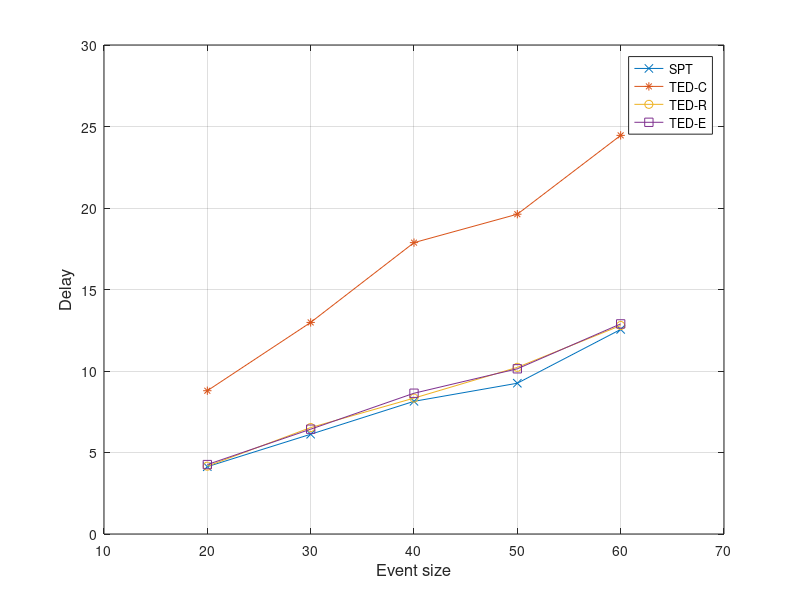

Write MATLAB code to recreate this figure.
x = [20 30 40 50 60]
y = [4.13 6.12 8.14 9.25 12.55]
y1 = [8.79 12.9801875 17.87575 19.619875 24.4554375]
y2 = [4.16 6.530375 8.3365 10.2245625 12.79]
y3 = [4.26 6.430375 8.6365 10.1355625 12.89]
plot(x, y, '-x', x, y1, '-*', x, y2, '-o', x, y3, '-s')
axis([10 70 0 30])
xlabel('Event size', 'fontsize',12)
ylabel('Delay','fontsize',12)
legend('SPT', 'TED-C', 'TED-R', 'TED-E')
grid on
%set(h, 'Box', 'on')

